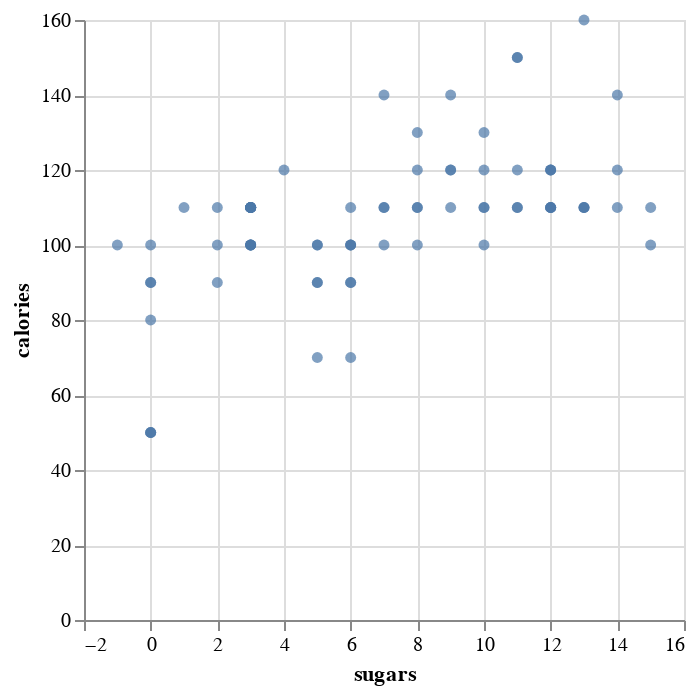

Source (notebook cell):
### Code cell
alt.Chart(data).mark_circle().encode(x="sugars", y="calories")

### Figure 1 — Vega-Lite specification as saved in the notebook (floating-point values rounded to 4 significant figures)
{"config": {"view": {"continuousWidth": 300, "continuousHeight": 300}}, "data": {"name": "data-2eb41b6177a7d7d05d59e2e23e30ed55"}, "mark": {"type": "circle"}, "encoding": {"x": {"field": "sugars", "type": "quantitative"}, "y": {"field": "calories", "type": "quantitative"}}, "$schema": "https://vega.github.io/schema/vega-lite/v5.20.1.json", "datasets": {"data-2eb41b6177a7d7d05d59e2e23e30ed55": [{"name": "100% Bran", "mfr": "N", "type": "C", "calories": 70, "protein": 4, "fat": 1, "sodium": 130, "fiber": 10.0, "carbo": 5.0, "sugars": 6, "potass": 280, "vitamins": 25, "shelf": 3, "weight": 1.0, "cups": 0.33, "rating": 68.4}, {"name": "100% Natural Bran", "mfr": "Q", "type": "C", "calories": 120, "protein": 3, "fat": 5, "sodium": 15, "fiber": 2.0, "carbo": 8.0, "sugars": 8, "potass": 135, "vitamins": 0, "shelf": 3, "weight": 1.0, "cups": 1.0, "rating": 33.98}, {"name": "All-Bran", "mfr": "K", "type": "C", "calories": 70, "protein": 4, "fat": 1, "sodium": 260, "fiber": 9.0, "carbo": 7.0, "sugars": 5, "potass": 320, "vitamins": 25, "shelf": 3, "weight": 1.0, "cups": 0.33, "rating": 59.43}, {"name": "All-Bran with Extra Fiber", "mfr": "K", "type": "C", "calories": 50, "protein": 4, "fat": 0, "sodium": 140, "fiber": 14.0, "carbo": 8.0, "sugars": 0, "potass": 330, "vitamins": 25, "shelf": 3, "weight": 1.0, "cups": 0.5, "rating": 93.7}, {"name": "Almond Delight", "mfr": "R", "type": "C", "calories": 110, "protein": 2, "fat": 2, "sodium": 200, "fiber": 1.0, "carbo": 14.0, "sugars": 8, "potass": -1, "vitamins": 25, "shelf": 3, "weight": 1.0, "cups": 0.75, "rating": 34.38}, {"name": "Apple Cinnamon Cheerios", "mfr": "G", "type": "C", "calories": 110, "protein": 2, "fat": 2, "sodium": 180, "fiber": 1.5, "carbo": 10.5, "sugars": 10, "potass": 70, "vitamins": 25, "shelf": 1, "weight": 1.0, "cups": 0.75, "rating": 29.51}, {"name": "Apple Jacks", "mfr": "K", "type": "C", "calories": 110, "protein": 2, "fat": 0, "sodium": 125, "fiber": 1.0, "carbo": 11.0, "sugars": 14, "potass": 30, "vitamins": 25, "shelf": 2, "weight": 1.0, "cups": 1.0, "rating": 33.17}, {"name": "Basic 4", "mfr": "G", "type": "C", "calories": 130, "protein": 3, "fat": 2, "sodium": 210, "fiber": 2.0, "carbo": 18.0, "sugars": 8, "potass": 100, "vitamins": 25, "shelf": 3, "weight": 1.33, "cups": 0.75, "rating": 37.04}, {"name": "Bran Chex", "mfr": "R", "type": "C", "calories": 90, "protein": 2, "fat": 1, "sodium": 200, "fiber": 4.0, "carbo": 15.0, "sugars": 6, "potass": 125, "vitamins": 25, "shelf": 1, "weight": 1.0, "cups": 0.67, "rating": 49.12}, {"name": "Bran Flakes", "mfr": "P", "type": "C", "calories": 90, "protein": 3, "fat": 0, "sodium": 210, "fiber": 5.0, "carbo": 13.0, "sugars": 5, "potass": 190, "vitamins": 25, "shelf": 3, "weight": 1.0, "cups": 0.67, "rating": 53.31}, {"name": "Cap'n'Crunch", "mfr": "Q", "type": "C", "calories": 120, "protein": 1, "fat": 2, "sodium": 220, "fiber": 0.0, "carbo": 12.0, "sugars": 12, "potass": 35, "vitamins": 25, "shelf": 2, "weight": 1.0, "cups": 0.75, "rating": 18.04}, {"name": "Cheerios", "mfr": "G", "type": "C", "calories": 110, "protein": 6, "fat": 2, "sodium": 290, "fiber": 2.0, "carbo": 17.0, "sugars": 1, "potass": 105, "vitamins": 25, "shelf": 1, "weight": 1.0, "cups": 1.25, "rating": 50.76}, {"name": "Cinnamon Toast Crunch", "mfr": "G", "type": "C", "calories": 120, "protein": 1, "fat": 3, "sodium": 210, "fiber": 0.0, "carbo": 13.0, "sugars": 9, "potass": 45, "vitamins": 25, "shelf": 2, "weight": 1.0, "cups": 0.75, "rating": 19.82}, {"name": "Clusters", "mfr": "G", "type": "C", "calories": 110, "protein": 3, "fat": 2, "sodium": 140, "fiber": 2.0, "carbo": 13.0, "sugars": 7, "potass": 105, "vitamins": 25, "shelf": 3, "weight": 1.0, "cups": 0.5, "rating": 40.4}, {"name": "Cocoa Puffs", "mfr": "G", "type": "C", "calories": 110, "protein": 1, "fat": 1, "sodium": 180, "fiber": 0.0, "carbo": 12.0, "sugars": 13, "potass": 55, "vitamins": 25, "shelf": 2, "weight": 1.0, "cups": 1.0, "rating": 22.74}, {"name": "Corn Chex", "mfr": "R", "type": "C", "calories": 110, "protein": 2, "fat": 0, "sodium": 280, "fiber": 0.0, "carbo": 22.0, "sugars": 3, "potass": 25, "vitamins": 25, "shelf": 1, "weight": 1.0, "cups": 1.0, "rating": 41.45}, {"name": "Corn Flakes", "mfr": "K", "type": "C", "calories": 100, "protein": 2, "fat": 0, "sodium": 290, "fiber": 1.0, "carbo": 21.0, "sugars": 2, "potass": 35, "vitamins": 25, "shelf": 1, "weight": 1.0, "cups": 1.0, "rating": 45.86}, {"name": "Corn Pops", "mfr": "K", "type": "C", "calories": 110, "protein": 1, "fat": 0, "sodium": 90, "fiber": 1.0, "carbo": 13.0, "sugars": 12, "potass": 20, "vitamins": 25, "shelf": 2, "weight": 1.0, "cups": 1.0, "rating": 35.78}, {"name": "Count Chocula", "mfr": "G", "type": "C", "calories": 110, "protein": 1, "fat": 1, "sodium": 180, "fiber": 0.0, "carbo": 12.0, "sugars": 13, "potass": 65, "vitamins": 25, "shelf": 2, "weight": 1.0, "cups": 1.0, "rating": 22.4}, {"name": "Cracklin' Oat Bran", "mfr": "K", "type": "C", "calories": 110, "protein": 3, "fat": 3, "sodium": 140, "fiber": 4.0, "carbo": 10.0, "sugars": 7, "potass": 160, "vitamins": 25, "shelf": 3, "weight": 1.0, "cups": 0.5, "rating": 40.45}, {"name": "Cream of Wheat (Quick)", "mfr": "N", "type": "H", "calories": 100, "protein": 3, "fat": 0, "sodium": 80, "fiber": 1.0, "carbo": 21.0, "sugars": 0, "potass": -1, "vitamins": 0, "shelf": 2, "weight": 1.0, "cups": 1.0, "rating": 64.53}, {"name": "Crispix", "mfr": "K", "type": "C", "calories": 110, "protein": 2, "fat": 0, "sodium": 220, "fiber": 1.0, "carbo": 21.0, "sugars": 3, "potass": 30, "vitamins": 25, "shelf": 3, "weight": 1.0, "cups": 1.0, "rating": 46.9}, {"name": "Crispy Wheat & Raisins", "mfr": "G", "type": "C", "calories": 100, "protein": 2, "fat": 1, "sodium": 140, "fiber": 2.0, "carbo": 11.0, "sugars": 10, "potass": 120, "vitamins": 25, "shelf": 3, "weight": 1.0, "cups": 0.75, "rating": 36.18}, {"name": "Double Chex", "mfr": "R", "type": "C", "calories": 100, "protein": 2, "fat": 0, "sodium": 190, "fiber": 1.0, "carbo": 18.0, "sugars": 5, "potass": 80, "vitamins": 25, "shelf": 3, "weight": 1.0, "cups": 0.75, "rating": 44.33}, {"name": "Froot Loops", "mfr": "K", "type": "C", "calories": 110, "protein": 2, "fat": 1, "sodium": 125, "fiber": 1.0, "carbo": 11.0, "sugars": 13, "potass": 30, "vitamins": 25, "shelf": 2, "weight": 1.0, "cups": 1.0, "rating": 32.21}, {"name": "Frosted Flakes", "mfr": "K", "type": "C", "calories": 110, "protein": 1, "fat": 0, "sodium": 200, "fiber": 1.0, "carbo": 14.0, "sugars": 11, "potass": 25, "vitamins": 25, "shelf": 1, "weight": 1.0, "cups": 0.75, "rating": 31.44}, {"name": "Frosted Mini-Wheats", "mfr": "K", "type": "C", "calories": 100, "protein": 3, "fat": 0, "sodium": 0, "fiber": 3.0, "carbo": 14.0, "sugars": 7, "potass": 100, "vitamins": 25, "shelf": 2, "weight": 1.0, "cups": 0.8, "rating": 58.35}, {"name": "Fruit & Fibre Dates; Walnuts; and Oats", "mfr": "P", "type": "C", "calories": 120, "protein": 3, "fat": 2, "sodium": 160, "fiber": 5.0, "carbo": 12.0, "sugars": 10, "potass": 200, "vitamins": 25, "shelf": 3, "weight": 1.25, "cups": 0.67, "rating": 40.92}, {"name": "Fruitful Bran", "mfr": "K", "type": "C", "calories": 120, "protein": 3, "fat": 0, "sodium": 240, "fiber": 5.0, "carbo": 14.0, "sugars": 12, "potass": 190, "vitamins": 25, "shelf": 3, "weight": 1.33, "cups": 0.67, "rating": 41.02}, {"name": "Fruity Pebbles", "mfr": "P", "type": "C", "calories": 110, "protein": 1, "fat": 1, "sodium": 135, "fiber": 0.0, "carbo": 13.0, "sugars": 12, "potass": 25, "vitamins": 25, "shelf": 2, "weight": 1.0, "cups": 0.75, "rating": 28.03}, {"name": "Golden Crisp", "mfr": "P", "type": "C", "calories": 100, "protein": 2, "fat": 0, "sodium": 45, "fiber": 0.0, "carbo": 11.0, "sugars": 15, "potass": 40, "vitamins": 25, "shelf": 1, "weight": 1.0, "cups": 0.88, "rating": 35.25}, {"name": "Golden Grahams", "mfr": "G", "type": "C", "calories": 110, "protein": 1, "fat": 1, "sodium": 280, "fiber": 0.0, "carbo": 15.0, "sugars": 9, "potass": 45, "vitamins": 25, "shelf": 2, "weight": 1.0, "cups": 0.75, "rating": 23.8}, {"name": "Grape Nuts Flakes", "mfr": "P", "type": "C", "calories": 100, "protein": 3, "fat": 1, "sodium": 140, "fiber": 3.0, "carbo": 15.0, "sugars": 5, "potass": 85, "vitamins": 25, "shelf": 3, "weight": 1.0, "cups": 0.88, "rating": 52.08}, {"name": "Grape-Nuts", "mfr": "P", "type": "C", "calories": 110, "protein": 3, "fat": 0, "sodium": 170, "fiber": 3.0, "carbo": 17.0, "sugars": 3, "potass": 90, "vitamins": 25, "shelf": 3, "weight": 1.0, "cups": 0.25, "rating": 53.37}, {"name": "Great Grains Pecan", "mfr": "P", "type": "C", "calories": 120, "protein": 3, "fat": 3, "sodium": 75, "fiber": 3.0, "carbo": 13.0, "sugars": 4, "potass": 100, "vitamins": 25, "shelf": 3, "weight": 1.0, "cups": 0.33, "rating": 45.81}, {"name": "Honey Graham Ohs", "mfr": "Q", "type": "C", "calories": 120, "protein": 1, "fat": 2, "sodium": 220, "fiber": 1.0, "carbo": 12.0, "sugars": 11, "potass": 45, "vitamins": 25, "shelf": 2, "weight": 1.0, "cups": 1.0, "rating": 21.87}, {"name": "Honey Nut Cheerios", "mfr": "G", "type": "C", "calories": 110, "protein": 3, "fat": 1, "sodium": 250, "fiber": 1.5, "carbo": 11.5, "sugars": 10, "potass": 90, "vitamins": 25, "shelf": 1, "weight": 1.0, "cups": 0.75, "rating": 31.07}, {"name": "Honey-comb", "mfr": "P", "type": "C", "calories": 110, "protein": 1, "fat": 0, "sodium": 180, "fiber": 0.0, "carbo": 14.0, "sugars": 11, "potass": 35, "vitamins": 25, "shelf": 1, "weight": 1.0, "cups": 1.33, "rating": 28.74}, {"name": "Just Right Crunchy  Nuggets", "mfr": "K", "type": "C", "calories": 110, "protein": 2, "fat": 1, "sodium": 170, "fiber": 1.0, "carbo": 17.0, "sugars": 6, "potass": 60, "vitamins": 100, "shelf": 3, "weight": 1.0, "cups": 1.0, "rating": 36.52}, {"name": "Just Right Fruit & Nut", "mfr": "K", "type": "C", "calories": 140, "protein": 3, "fat": 1, "sodium": 170, "fiber": 2.0, "carbo": 20.0, "sugars": 9, "potass": 95, "vitamins": 100, "shelf": 3, "weight": 1.3, "cups": 0.75, "rating": 36.47}, {"name": "Kix", "mfr": "G", "type": "C", "calories": 110, "protein": 2, "fat": 1, "sodium": 260, "fiber": 0.0, "carbo": 21.0, "sugars": 3, "potass": 40, "vitamins": 25, "shelf": 2, "weight": 1.0, "cups": 1.5, "rating": 39.24}, {"name": "Life", "mfr": "Q", "type": "C", "calories": 100, "protein": 4, "fat": 2, "sodium": 150, "fiber": 2.0, "carbo": 12.0, "sugars": 6, "potass": 95, "vitamins": 25, "shelf": 2, "weight": 1.0, "cups": 0.67, "rating": 45.33}, {"name": "Lucky Charms", "mfr": "G", "type": "C", "calories": 110, "protein": 2, "fat": 1, "sodium": 180, "fiber": 0.0, "carbo": 12.0, "sugars": 12, "potass": 55, "vitamins": 25, "shelf": 2, "weight": 1.0, "cups": 1.0, "rating": 26.73}, {"name": "Maypo", "mfr": "A", "type": "H", "calories": 100, "protein": 4, "fat": 1, "sodium": 0, "fiber": 0.0, "carbo": 16.0, "sugars": 3, "potass": 95, "vitamins": 25, "shelf": 2, "weight": 1.0, "cups": 1.0, "rating": 54.85}, {"name": "Muesli Raisins; Dates; & Almonds", "mfr": "R", "type": "C", "calories": 150, "protein": 4, "fat": 3, "sodium": 95, "fiber": 3.0, "carbo": 16.0, "sugars": 11, "potass": 170, "vitamins": 25, "shelf": 3, "weight": 1.0, "cups": 1.0, "rating": 37.14}, {"name": "Muesli Raisins; Peaches; & Pecans", "mfr": "R", "type": "C", "calories": 150, "protein": 4, "fat": 3, "sodium": 150, "fiber": 3.0, "carbo": 16.0, "sugars": 11, "potass": 170, "vitamins": 25, "shelf": 3, "weight": 1.0, "cups": 1.0, "rating": 34.14}, {"name": "Mueslix Crispy Blend", "mfr": "K", "type": "C", "calories": 160, "protein": 3, "fat": 2, "sodium": 150, "fiber": 3.0, "carbo": 17.0, "sugars": 13, "potass": 160, "vitamins": 25, "shelf": 3, "weight": 1.5, "cups": 0.67, "rating": 30.31}, {"name": "Multi-Grain Cheerios", "mfr": "G", "type": "C", "calories": 100, "protein": 2, "fat": 1, "sodium": 220, "fiber": 2.0, "carbo": 15.0, "sugars": 6, "potass": 90, "vitamins": 25, "shelf": 1, "weight": 1.0, "cups": 1.0, "rating": 40.11}, {"name": "Nut&Honey Crunch", "mfr": "K", "type": "C", "calories": 120, "protein": 2, "fat": 1, "sodium": 190, "fiber": 0.0, "carbo": 15.0, "sugars": 9, "potass": 40, "vitamins": 25, "shelf": 2, "weight": 1.0, "cups": 0.67, "rating": 29.92}, {"name": "Nutri-Grain Almond-Raisin", "mfr": "K", "type": "C", "calories": 140, "protein": 3, "fat": 2, "sodium": 220, "fiber": 3.0, "carbo": 21.0, "sugars": 7, "potass": 130, "vitamins": 25, "shelf": 3, "weight": 1.33, "cups": 0.67, "rating": 40.69}, {"name": "Nutri-grain Wheat", "mfr": "K", "type": "C", "calories": 90, "protein": 3, "fat": 0, "sodium": 170, "fiber": 3.0, "carbo": 18.0, "sugars": 2, "potass": 90, "vitamins": 25, "shelf": 3, "weight": 1.0, "cups": 1.0, "rating": 59.64}, {"name": "Oatmeal Raisin Crisp", "mfr": "G", "type": "C", "calories": 130, "protein": 3, "fat": 2, "sodium": 170, "fiber": 1.5, "carbo": 13.5, "sugars": 10, "potass": 120, "vitamins": 25, "shelf": 3, "weight": 1.25, "cups": 0.5, "rating": 30.45}, {"name": "Post Nat. Raisin Bran", "mfr": "P", "type": "C", "calories": 120, "protein": 3, "fat": 1, "sodium": 200, "fiber": 6.0, "carbo": 11.0, "sugars": 14, "potass": 260, "vitamins": 25, "shelf": 3, "weight": 1.33, "cups": 0.67, "rating": 37.84}, {"name": "Product 19", "mfr": "K", "type": "C", "calories": 100, "protein": 3, "fat": 0, "sodium": 320, "fiber": 1.0, "carbo": 20.0, "sugars": 3, "potass": 45, "vitamins": 100, "shelf": 3, "weight": 1.0, "cups": 1.0, "rating": 41.5}, {"name": "Puffed Rice", "mfr": "Q", "type": "C", "calories": 50, "protein": 1, "fat": 0, "sodium": 0, "fiber": 0.0, "carbo": 13.0, "sugars": 0, "potass": 15, "vitamins": 0, "shelf": 3, "weight": 0.5, "cups": 1.0, "rating": 60.76}, {"name": "Puffed Wheat", "mfr": "Q", "type": "C", "calories": 50, "protein": 2, "fat": 0, "sodium": 0, "fiber": 1.0, "carbo": 10.0, "sugars": 0, "potass": 50, "vitamins": 0, "shelf": 3, "weight": 0.5, "cups": 1.0, "rating": 63.01}, {"name": "Quaker Oat Squares", "mfr": "Q", "type": "C", "calories": 100, "protein": 4, "fat": 1, "sodium": 135, "fiber": 2.0, "carbo": 14.0, "sugars": 6, "potass": 110, "vitamins": 25, "shelf": 3, "weight": 1.0, "cups": 0.5, "rating": 49.51}, {"name": "Quaker Oatmeal", "mfr": "Q", "type": "H", "calories": 100, "protein": 5, "fat": 2, "sodium": 0, "fiber": 2.7, "carbo": -1.0, "sugars": -1, "potass": 110, "vitamins": 0, "shelf": 1, "weight": 1.0, "cups": 0.67, "rating": 50.83}, {"name": "Raisin Bran", "mfr": "K", "type": "C", "calories": 120, "protein": 3, "fat": 1, "sodium": 210, "fiber": 5.0, "carbo": 14.0, "sugars": 12, "potass": 240, "vitamins": 25, "shelf": 2, "weight": 1.33, "cups": 0.75, "rating": 39.26}, {"name": "Raisin Nut Bran", "mfr": "G", "type": "C", "calories": 100, "protein": 3, "fat": 2, "sodium": 140, "fiber": 2.5, "carbo": 10.5, "sugars": 8, "potass": 140, "vitamins": 25, "shelf": 3, "weight": 1.0, "cups": 0.5, "rating": 39.7}, {"name": "Raisin Squares", "mfr": "K", "type": "C", "calories": 90, "protein": 2, "fat": 0, "sodium": 0, "fiber": 2.0, "carbo": 15.0, "sugars": 6, "potass": 110, "vitamins": 25, "shelf": 3, "weight": 1.0, "cups": 0.5, "rating": 55.33}, {"name": "Rice Chex", "mfr": "R", "type": "C", "calories": 110, "protein": 1, "fat": 0, "sodium": 240, "fiber": 0.0, "carbo": 23.0, "sugars": 2, "potass": 30, "vitamins": 25, "shelf": 1, "weight": 1.0, "cups": 1.13, "rating": 42.0}, {"name": "Rice Krispies", "mfr": "K", "type": "C", "calories": 110, "protein": 2, "fat": 0, "sodium": 290, "fiber": 0.0, "carbo": 22.0, "sugars": 3, "potass": 35, "vitamins": 25, "shelf": 1, "weight": 1.0, "cups": 1.0, "rating": 40.56}, {"name": "Shredded Wheat", "mfr": "N", "type": "C", "calories": 80, "protein": 2, "fat": 0, "sodium": 0, "fiber": 3.0, "carbo": 16.0, "sugars": 0, "potass": 95, "vitamins": 0, "shelf": 1, "weight": 0.83, "cups": 1.0, "rating": 68.24}, {"name": "Shredded Wheat 'n'Bran", "mfr": "N", "type": "C", "calories": 90, "protein": 3, "fat": 0, "sodium": 0, "fiber": 4.0, "carbo": 19.0, "sugars": 0, "potass": 140, "vitamins": 0, "shelf": 1, "weight": 1.0, "cups": 0.67, "rating": 74.47}, {"name": "Shredded Wheat spoon size", "mfr": "N", "type": "C", "calories": 90, "protein": 3, "fat": 0, "sodium": 0, "fiber": 3.0, "carbo": 20.0, "sugars": 0, "potass": 120, "vitamins": 0, "shelf": 1, "weight": 1.0, "cups": 0.67, "rating": 72.8}, {"name": "Smacks", "mfr": "K", "type": "C", "calories": 110, "protein": 2, "fat": 1, "sodium": 70, "fiber": 1.0, "carbo": 9.0, "sugars": 15, "potass": 40, "vitamins": 25, "shelf": 2, "weight": 1.0, "cups": 0.75, "rating": 31.23}, {"name": "Special K", "mfr": "K", "type": "C", "calories": 110, "protein": 6, "fat": 0, "sodium": 230, "fiber": 1.0, "carbo": 16.0, "sugars": 3, "potass": 55, "vitamins": 25, "shelf": 1, "weight": 1.0, "cups": 1.0, "rating": 53.13}, {"name": "Strawberry Fruit Wheats", "mfr": "N", "type": "C", "calories": 90, "protein": 2, "fat": 0, "sodium": 15, "fiber": 3.0, "carbo": 15.0, "sugars": 5, "potass": 90, "vitamins": 25, "shelf": 2, "weight": 1.0, "cups": 1.0, "rating": 59.36}, {"name": "Total Corn Flakes", "mfr": "G", "type": "C", "calories": 110, "protein": 2, "fat": 1, "sodium": 200, "fiber": 0.0, "carbo": 21.0, "sugars": 3, "potass": 35, "vitamins": 100, "shelf": 3, "weight": 1.0, "cups": 1.0, "rating": 38.84}, {"name": "Total Raisin Bran", "mfr": "G", "type": "C", "calories": 140, "protein": 3, "fat": 1, "sodium": 190, "fiber": 4.0, "carbo": 15.0, "sugars": 14, "potass": 230, "vitamins": 100, "shelf": 3, "weight": 1.5, "cups": 1.0, "rating": 28.59}, {"name": "Total Whole Grain", "mfr": "G", "type": "C", "calories": 100, "protein": 3, "fat": 1, "sodium": 200, "fiber": 3.0, "carbo": 16.0, "sugars": 3, "potass": 110, "vitamins": 100, "shelf": 3, "weight": 1.0, "cups": 1.0, "rating": 46.66}, {"name": "Triples", "mfr": "G", "type": "C", "calories": 110, "protein": 2, "fat": 1, "sodium": 250, "fiber": 0.0, "carbo": 21.0, "sugars": 3, "potass": 60, "vitamins": 25, "shelf": 3, "weight": 1.0, "cups": 0.75, "rating": 39.11}, {"name": "Trix", "mfr": "G", "type": "C", "calories": 110, "protein": 1, "fat": 1, "sodium": 140, "fiber": 0.0, "carbo": 13.0, "sugars": 12, "potass": 25, "vitamins": 25, "shelf": 2, "weight": 1.0, "cups": 1.0, "rating": 27.75}, {"name": "Wheat Chex", "mfr": "R", "type": "C", "calories": 100, "protein": 3, "fat": 1, "sodium": 230, "fiber": 3.0, "carbo": 17.0, "sugars": 3, "potass": 115, "vitamins": 25, "shelf": 1, "weight": 1.0, "cups": 0.67, "rating": 49.79}, {"name": "Wheaties", "mfr": "G", "type": "C", "calories": 100, "protein": 3, "fat": 1, "sodium": 200, "fiber": 3.0, "carbo": 17.0, "sugars": 3, "potass": 110, "vitamins": 25, "shelf": 1, "weight": 1.0, "cups": 1.0, "rating": 51.59}, {"name": "Wheaties Honey Gold", "mfr": "G", "type": "C", "calories": 110, "protein": 2, "fat": 1, "sodium": 200, "fiber": 1.0, "carbo": 16.0, "sugars": 8, "potass": 60, "vitamins": 25, "shelf": 1, "weight": 1.0, "cups": 0.75, "rating": 36.19}]}}
